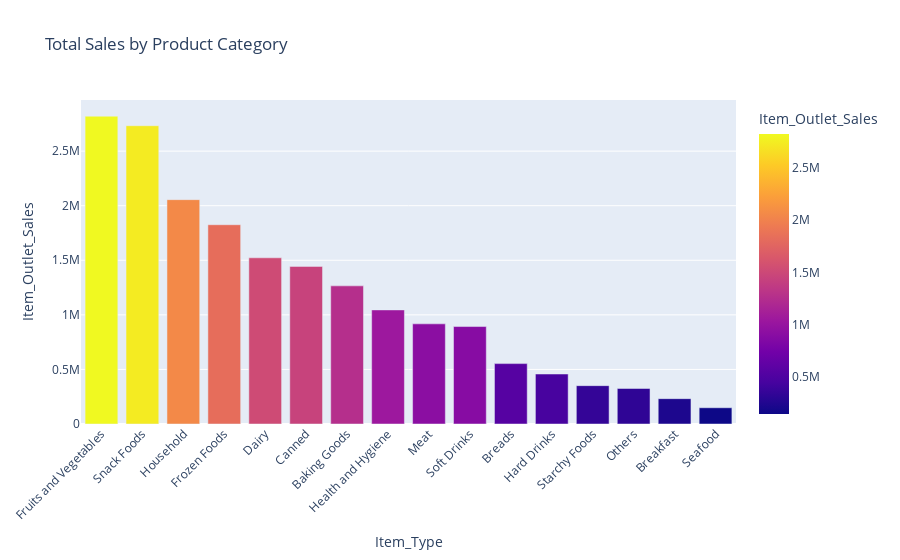

The code cell stored with this chart in its notebook:
### Markdown cell above
## What product categories perform best?

### Code cell
category_sales = df.groupby('Item_Type')['Item_Outlet_Sales'].sum().reset_index().sort_values(by='Item_Outlet_Sales', ascending=False)
fig1 = px.bar(category_sales, x='Item_Type', y='Item_Outlet_Sales', title='Total Sales by Product Category', color='Item_Outlet_Sales')
fig1.update_layout(xaxis_tickangle=-45)

### Figure 1 — Plotly figure (JSON) as saved in the notebook; plotly's stock layout.template omitted (floating-point values rounded to 4 significant figures)
{"data": [{"alignmentgroup": "True", "hovertemplate": "Item_Type=%{x}<br>Item_Outlet_Sales=%{marker.color}<extra></extra>", "legendgroup": "", "marker": {"color": [2820000.0, 2733000.0, 2055000.0, 1826000.0, 1523000.0, 1444000.0, 1266000.0, 1045000.0, 917600.0, 892900.0, 553200.0, 457800.0, 351400.0, 325500.0, 232300.0, 148900.0], "coloraxis": "coloraxis", "pattern": {"shape": ""}}, "name": "", "offsetgroup": "", "orientation": "v", "showlegend": false, "textposition": "auto", "type": "bar", "x": ["Fruits and Vegetables", "Snack Foods", "Household", "Frozen Foods", "Dairy", "Canned", "Baking Goods", "Health and Hygiene", "Meat", "Soft Drinks", "Breads", "Hard Drinks", "Starchy Foods", "Others", "Breakfast", "Seafood"], "xaxis": "x", "y": [2820000.0, 2733000.0, 2055000.0, 1826000.0, 1523000.0, 1444000.0, 1266000.0, 1045000.0, 917600.0, 892900.0, 553200.0, 457800.0, 351400.0, 325500.0, 232300.0, 148900.0], "yaxis": "y"}], "layout": {"autosize": true, "barmode": "relative", "coloraxis": {"colorbar": {"title": {"text": "Item_Outlet_Sales"}}, "colorscale": [[0, "#0d0887"], [0.1111, "#46039f"], [0.2222, "#7201a8"], [0.3333, "#9c179e"], [0.4444, "#bd3786"], [0.5556, "#d8576b"], [0.6667, "#ed7953"], [0.7778, "#fb9f3a"], [0.8889, "#fdca26"], [1, "#f0f921"]]}, "legend": {"tracegroupgap": 0}, "title": {"text": "Total Sales by Product Category"}, "xaxis": {"anchor": "y", "autorange": true, "domain": [0, 1], "range": [-0.5, 15.5], "tickangle": -45, "title": {"text": "Item_Type"}, "type": "category"}, "yaxis": {"anchor": "x", "autorange": true, "domain": [0, 1], "range": [0, 2968000.0], "title": {"text": "Item_Outlet_Sales"}, "type": "linear"}}}
